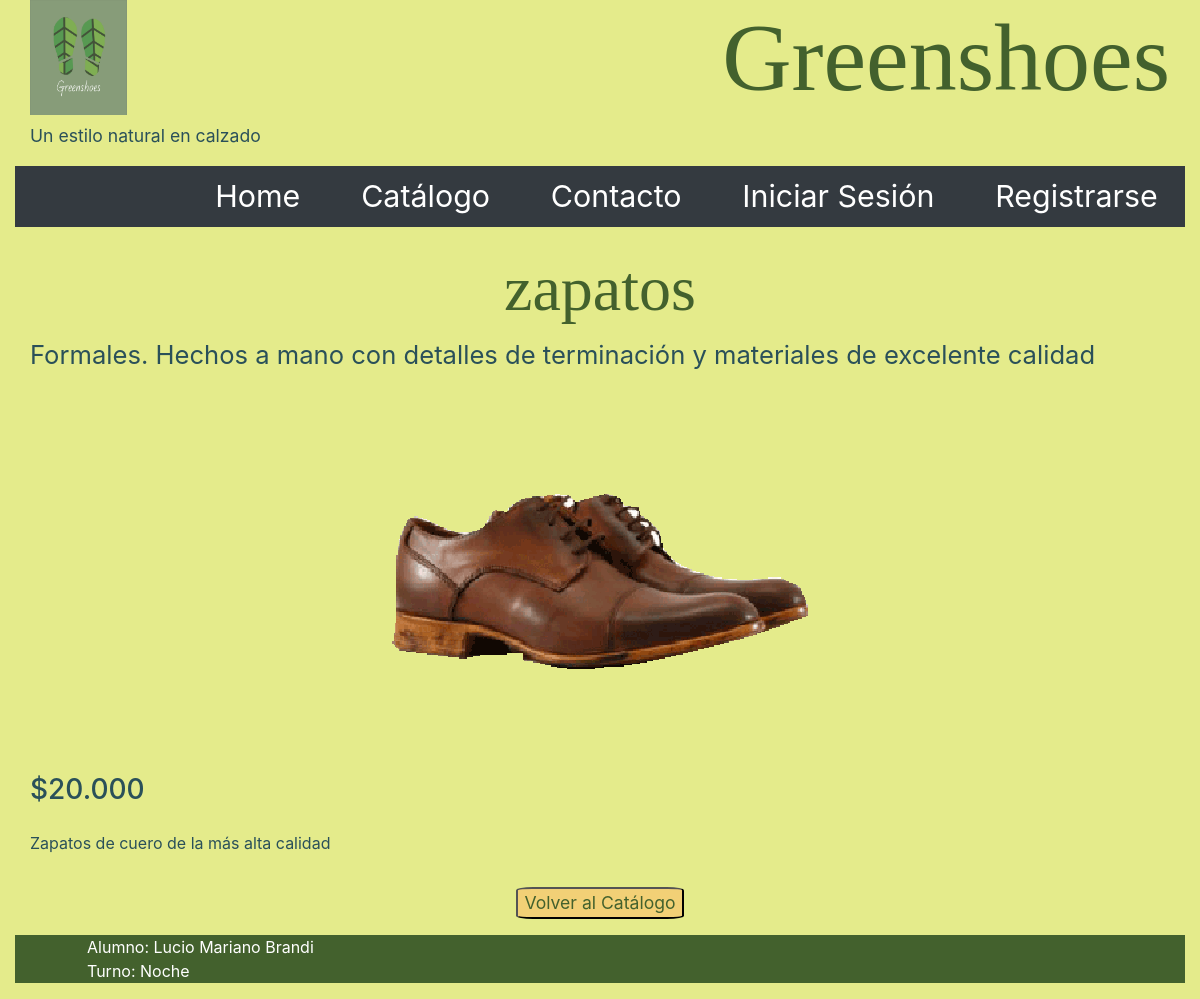
Screenshot of /index.php?m=detalleprod&id=1 with the database file from the repository.
### tables this page shows
CREATE TABLE `productos` (
  `productos_id` int(10) UNSIGNED NOT NULL,
  `usuario_id` int(10) UNSIGNED NOT NULL,
  `categorias_id` tinyint(3) UNSIGNED NOT NULL,
  `nombre` varchar(50) NOT NULL,
  `descripcion` tinytext NOT NULL,
  `precio` varchar(25) NOT NULL,
  `texto` varchar(255) NOT NULL,
  `imagen` varchar(255) NOT NULL,
  `imagen_descripcion` varchar(150) NOT NULL
);

### classes/Producto.php (called while the page is built, shortened)
<?php
class Producto {
protected $nombre;
protected $descripcion;
protected $precio;
protected $texto;
protected $imagen;
protected $imagen_descripcion;
public function traerPorPk(int $pk ): ?Producto
{
   $db = (new Conexion())->getConexion();
   $query = "SELECT *FROM productos
             WHERE productos_id = ?";
             $stmt = $db->prepare($query);
             $stmt->execute([$pk]);
             $stmt->setFetchMode(PDO::FETCH_CLASS, self::class);
             $producto = $stmt->fetch();
             return $producto;
}
    public function getNombre(): string
    {
        return $this->nombre;
    }
    public function getDescripcion(): string
    {
        return $this->descripcion;
    }
    public function getPrecio(): string
    {
        return $this->precio;
    }
public function getTexto(): string
{
    return $this->texto;
}
    public function getImagen(): string
    {
        return $this->imagen;
    }
    public function getImagenDescripcion(): string
    {
        return $this->imagen_descripcion;
    }
}

### menu/detalleprod.php (the view)
<?php
$id = (int) $_GET['id'];
$producto = new Producto();
$producto = $producto->traerPorPk($id);
?>
<div class="container-fluid">
    <article class="noticias noticias-item">
        <div class="noticias-item_content">
            <h2 class="mt-4"><?= $producto->getNombre();?></h2>
            <p class="pie"><?= $producto->getDescripcion();?></p>
        </div>
        <picture class="d-flex justify-content-center">
            <source srcset="<?= 'imagenes/Big-' . $producto->getImagen();?>" >
            <img class="img-fluid lg-col-6" src="<?= 'imagenes/' . $producto->getImagen();?>" alt="<?= $producto->getImagenDescripcion();?>">
        </picture>
        <h3 class="mb-4"><?= $producto->getPrecio();?></h3>
        <div class="producto-item_texto">
        <p><?= $producto->getTexto();?></p>
      </div>
       </article>
    <div class="boton-pie">
    <button class="d-flex justify-content-center-center  m-3 btn-formu" onclick="location.href='index.php?m=muestrario'">Volver al Catálogo</button>
    </div>
</div>

### css/estilos.css (style rules this page uses)
* { box-sizing: border-box; }
h2 { text-align: center; color: #43612d; font-family: 'bad-script'; font-size: 4em; }
h3 { color: #2a5059; }
p { color: #2a5059; text-align: justify; }
.pie { font-size: 1.6em; }
.btn-formu { background: #f2d076; font-size: 1.1em; max-width: 50%; display:flex; justify-content: center; align-items: center; color: #43612d; border-radius: 10%; }
.bg-fondo { background-color: #e4eb8b; }
button { background-color: #f2d076; color: #43612d; font-size: 1.5em; border-radius: 10%; }
.boton-pie { color: #43612d; font-size: 1em; border-radius: 10%; display: flex; justify-content: center; }

### rows the page displays
productos: nombre "zapatos", descripcion "Formales. Hechos a mano con detalles de terminación y materiales de excelente calidad", imagen (picture), precio "$20.000", texto "Zapatos de cuero de la más alta calidad"
